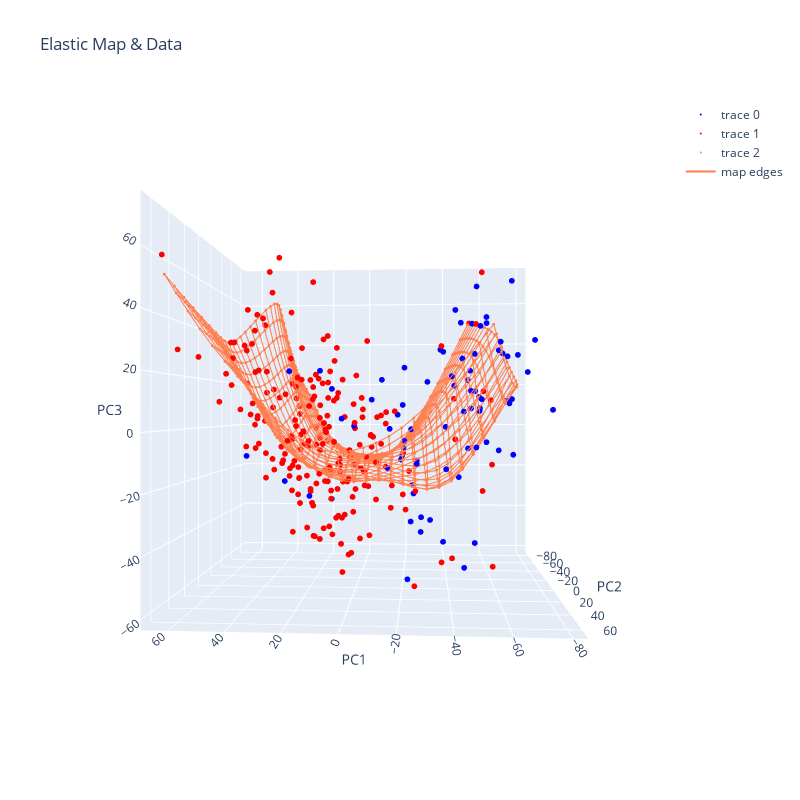

The notebook cell this image was saved under:
### Code cell
d1n = sp.loadmat('/home/utilisateur/ElMap/tests/breastCancer.mat')['d1n']
col = sp.loadmat('/home/utilisateur/ElMap/tests/breastCancer.mat')['col']
colours = ['blue', 'red']

_map = rect2DMap(30, 30)
_map.init(d1n, 'pci')
EM(_map, 
    d1n, 
    constStretching = 0,
    constBending = .1)
drawMap(_map, d1n, classes= col,markColour=colours,lineWidth= 0.5)

### Figure 1 — Plotly figure (JSON) as saved in the notebook; plotly's stock layout.template omitted (floating-point values rounded to 4 significant figures; data arrays with more than 128 entries replaced by an {"elided": "..."} marker saying what was removed)
{"data": [{"marker": {"color": "blue", "size": 2}, "mode": "markers", "type": "scatter3d", "x": [-26.9, -68.28, 27.41, -14.34, -40.45, -42.5, -57.65, 21.7, -25.19, -44.99, 21.86, -38.53, -52.48, -80.49, -54.64, -51.02, -37.64, -53.11, -49.97, -23.0, -50.72, -53.55, -38.31, -47.51, -53.16, -56.12, -18.73, -20.06, -49.92, 4.356, -51.4, -49.58, -32.35, -57.62, -28.42, -26.2, -31.14, -0.3133, -64.49, -52.28, -65.67, -56.89, -75.27, -46.5, -18.79, -24.48, -47.61, -21.43, -17.71, -62.84, -9.824, -67.79, -51.04, -24.2, -44.9, -61.11, -41.42, -21.45, -64.6, 13.47, -68.88, -67.86, -14.31, -48.13, -59.35, -21.29, -52.45, -74.66, -37.89, -28.26, -47.37, -24.3, -38.39, 12.0, -8.428, 15.6, 41.85], "y": [49.03, -7.228, 21.78, 8.999, 65.36, -21.06, -13.23, 44.21, 6.677, -6.963, -9.842, -24.4, 50.52, 26.69, -17.41, 46.65, -38.11, 8.545, 34.13, 26.42, -11.94, -26.44, 30.92, 39.44, -44.2, -28.34, -35.08, -28.77, -23.35, 18.0, 1.901, 38.77, -5.228, 50.55, 11.32, -42.11, 0.2379, 12.14, 30.45, -11.16, -5.541, -4.124, -7.983, 7.421, -52.13, -9.55, -27.54, 11.31, -16.57, 6.009, -29.61, 17.99, -24.81, 19.58, 13.32, 7.54, 32.1, 10.54, 8.949, -25.2, -12.97, -13.39, -10.8, 8.61, 25.16, 32.77, 16.27, 18.32, 38.23, 14.4, -7.013, 14.22, -15.56, 28.13, 22.73, -42.78, 28.08], "z": [-10.97, 11.6, -19.33, -15.21, 38.96, 21.4, -5.902, 20.66, -25.1, -19.72, -28.02, -48.47, 36.22, 7.291, 12.64, 10.86, 33.7, 7.895, 50.86, -54.48, 7.883, 15.27, -13.99, 13.85, 45.67, 43.09, -14.4, -9.002, 19.78, 3.974, -44.78, -5.834, -36.83, 29.98, -33.7, -15.2, 18.33, 1.109, -8.731, 30.03, 10.97, 44.21, 22.45, 6.601, -13.58, -23.15, 29.17, -4.604, 5.277, 29.05, 20.27, 27.66, 23.85, -34.31, 40.23, 30.14, 15.87, 23.45, 27.71, 16.29, 59.84, 9.944, -0.4683, -7.475, -7.45, 9.022, 6.831, 33.16, 1.32, -38.87, -56.16, -0.05804, 31.27, 21.54, 11.04, -32.56, -9.653]}, {"marker": {"color": "red", "size": 2}, "mode": "markers", "type": "scatter3d", "x": {"elided": "209 float values"}, "y": {"elided": "209 float values"}, "z": {"elided": "209 float values"}}, {"marker": {"color": "coral", "size": 1}, "mode": "markers", "type": "scatter3d", "x": {"elided": "900 float values"}, "y": {"elided": "900 float values"}, "z": {"elided": "900 float values"}}, {"marker": {"color": "coral"}, "mode": "lines", "name": "map edges", "type": "scatter3d", "x": {"elided": "5220 float values"}, "y": {"elided": "5220 float values"}, "z": {"elided": "5220 float values"}}], "layout": {"height": 800, "scene": {"aspectmode": "cube", "aspectratio": {"x": 1, "y": 1, "z": 1}, "camera": {"center": {"x": 0, "y": 0, "z": 0}, "eye": {"x": -0.1387, "y": 2.161, "z": -0.001222}, "projection": {"type": "perspective"}, "up": {"x": 0, "y": 0, "z": 1}}, "xaxis": {"showbackground": true, "title": {"text": "PC1"}, "type": "linear"}, "yaxis": {"showbackground": true, "title": {"text": "PC2"}, "type": "linear"}, "zaxis": {"showbackground": true, "title": {"text": "PC3"}, "type": "linear"}}, "title": {"text": "Elastic Map & Data"}, "width": 800}}
